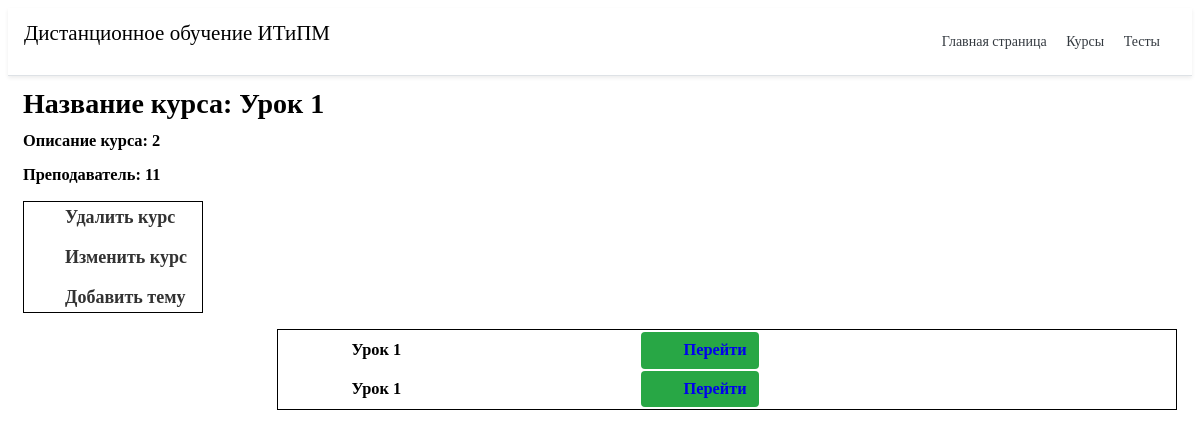
The app's page /course/14/, older data.
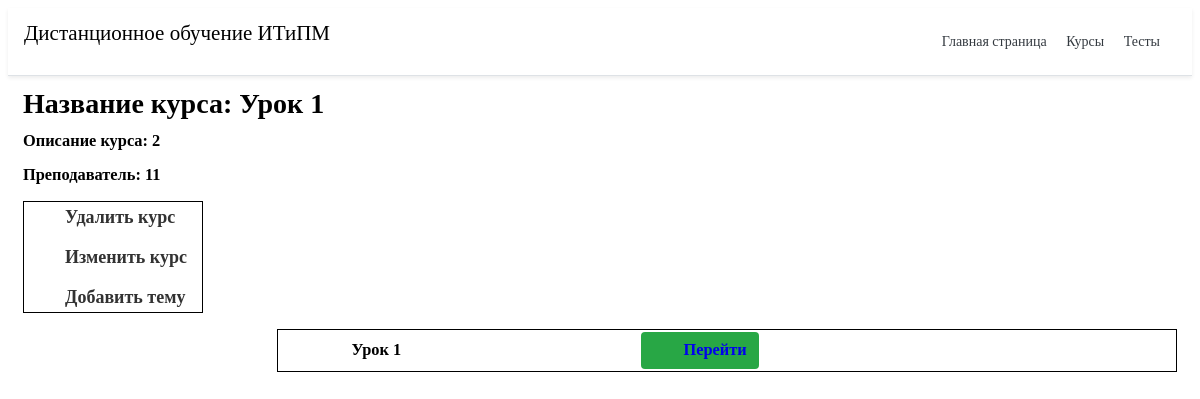
The same page, newer data.
### cours/models.py (models this page shows, shortened)
class TopicTable(models.Model):
    title = models.CharField('Название темы', max_length=75)
    task = models.TextField('Описание темы', max_length=250)
    id_course = models.ForeignKey(CoueseTable, on_delete=models.CASCADE)
    class Meta:
        verbose_name = 'Тему'
        verbose_name_plural = 'Темы'

### cours/views.py (the view)
# urls.py: path('<int:pk>/', views.detail, name='datail'),
def detail(request, pk):
    ku = list(CoueseTable.objects.filter(id=pk).values())
    top = TopicTable.objects.filter(id_course=pk)
    return render(request, 'cours/datail.html', {'post': ku[0], 'top': top, 'pk': pk})

### cours/templates/cours/datail.html (shortened to what this page needs)
{% extends 'main/base.html' %}
{% block content %}
<h1>Название курса: {{ post.title }}</h1>
<h3>Описание курса: {{ post.task }}</р>
<p>Преподаватель: {{post.teache }}</p>
<div class="menu_gl">
	<ul class="menu">
		<li><a href="{% url 'delete' pk %}">Удалить курс</a></li>
		<li><a href="{% url 'update' pk %}">Изменить курс</a></li>
		<li><a href="{% url 'newtopic' pk %}">Добавить тему</a></li>
	</ul>
</div>
<div class="co">
		<table class="iksweb">
			<tbody>
          {% if top %}
    {% for el in top %}
				<tr>
					<td class="table_na">{{ el.title }}</td>
					<td class="btn btn-success"><a href="{% url 'top_datail' pk el.id %}">Перейти</a></td>
				</tr>
		{%endfor%}
			</tbody>
		</table>
   {% else %}
   <p>Вы не добавили темы</p>
   {%endif%}
   {% endblock %}

Row changes from the older to the newer data that the page shows:
removed TopicTable: title "Урок 1"
